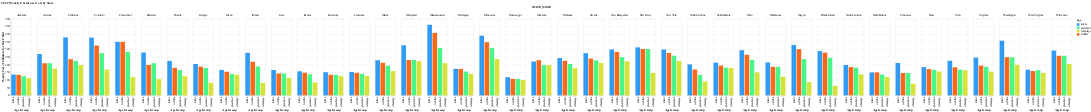

The cell this chart's notebook holds for it:
### Markdown cell above
### National, State Level, *Not* Normalized

### Code cell
state_avgs = state_avg_costs_df(state_lvl_df)
grouped_df = grouped_bar_df(state_avgs, census_mhi_df)
groupedbar(grouped_df, "2022 Weekly Childcare Cost by State", "price", "STATE_NAME")

### Figure 1 — Vega-Lite specification as saved in the notebook (floating-point values rounded to 4 significant figures; data arrays with more than 128 entries replaced by an {"elided": "..."} marker saying what was removed)
{"config": {"view": {"continuousWidth": 300, "continuousHeight": 300}}, "data": {"name": "data-0c8254c2ed4bd4346d6a300154ed630d"}, "mark": {"type": "bar"}, "encoding": {"color": {"field": "age", "scale": {"scheme": "turbo"}, "type": "nominal"}, "column": {"field": "STATE_NAME", "type": "nominal"}, "x": {"field": "age", "sort": ["infant", "toddler", "preschool", "schoolage"], "title": "Age Group", "type": "nominal"}, "y": {"field": "price", "title": "Weekly Cost of Childcare for One Child", "type": "quantitative"}}, "title": "2022 Weekly Childcare Cost by State", "$schema": "https://vega.github.io/schema/vega-lite/v5.20.1.json", "datasets": {"data-0c8254c2ed4bd4346d6a300154ed630d": {"elided": "164 records"}}}
